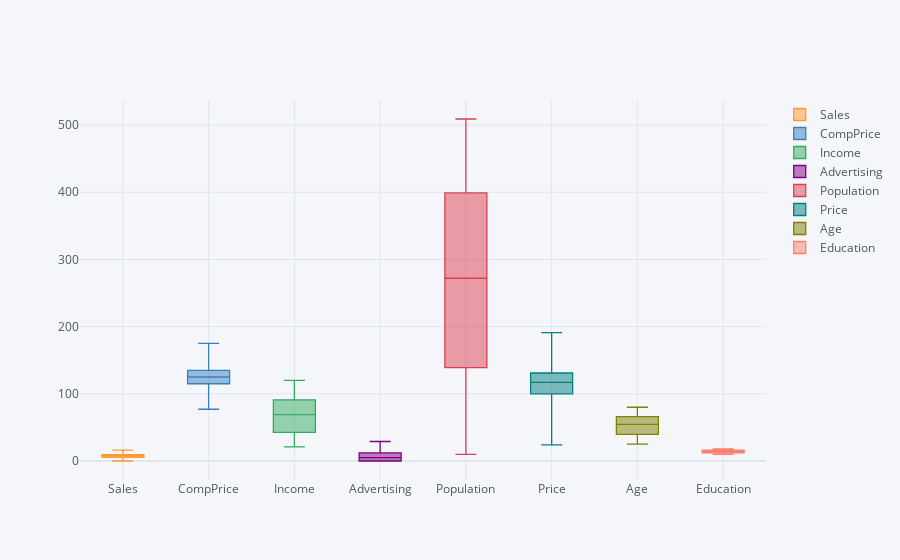

Notebook source saved alongside this figure:
### Code cell
# Boxplot for all columns with numerical data
company.iplot(kind = 'box', keys = num_col)

### Figure 1 — Plotly figure (JSON) as saved in the notebook; plotly's stock layout.template omitted (floating-point values rounded to 4 significant figures; data arrays with more than 128 entries replaced by an {"elided": "..."} marker saying what was removed)
{"data": [{"boxpoints": false, "line": {"width": 1.3}, "marker": {"color": "rgba(255, 153, 51, 1.0)"}, "name": "Sales", "orientation": "v", "type": "box", "y": {"elided": "400 float values"}}, {"boxpoints": false, "line": {"width": 1.3}, "marker": {"color": "rgba(55, 128, 191, 1.0)"}, "name": "CompPrice", "orientation": "v", "type": "box", "y": {"elided": "400 int values"}}, {"boxpoints": false, "line": {"width": 1.3}, "marker": {"color": "rgba(50, 171, 96, 1.0)"}, "name": "Income", "orientation": "v", "type": "box", "y": {"elided": "400 int values"}}, {"boxpoints": false, "line": {"width": 1.3}, "marker": {"color": "rgba(128, 0, 128, 1.0)"}, "name": "Advertising", "orientation": "v", "type": "box", "y": {"elided": "400 int values"}}, {"boxpoints": false, "line": {"width": 1.3}, "marker": {"color": "rgba(219, 64, 82, 1.0)"}, "name": "Population", "orientation": "v", "type": "box", "y": {"elided": "400 int values"}}, {"boxpoints": false, "line": {"width": 1.3}, "marker": {"color": "rgba(0, 128, 128, 1.0)"}, "name": "Price", "orientation": "v", "type": "box", "y": {"elided": "400 int values"}}, {"boxpoints": false, "line": {"width": 1.3}, "marker": {"color": "rgba(128, 128, 0, 1.0)"}, "name": "Age", "orientation": "v", "type": "box", "y": {"elided": "400 int values"}}, {"boxpoints": false, "line": {"width": 1.3}, "marker": {"color": "rgba(251, 128, 114, 1.0)"}, "name": "Education", "orientation": "v", "type": "box", "y": {"elided": "400 int values"}}], "layout": {"legend": {"bgcolor": "#F5F6F9", "font": {"color": "#4D5663"}}, "paper_bgcolor": "#F5F6F9", "plot_bgcolor": "#F5F6F9", "title": {"font": {"color": "#4D5663"}}, "xaxis": {"gridcolor": "#E1E5ED", "showgrid": true, "tickfont": {"color": "#4D5663"}, "title": {"font": {"color": "#4D5663"}, "text": ""}, "zerolinecolor": "#E1E5ED"}, "yaxis": {"gridcolor": "#E1E5ED", "showgrid": true, "tickfont": {"color": "#4D5663"}, "title": {"font": {"color": "#4D5663"}, "text": ""}, "zerolinecolor": "#E1E5ED"}}}
